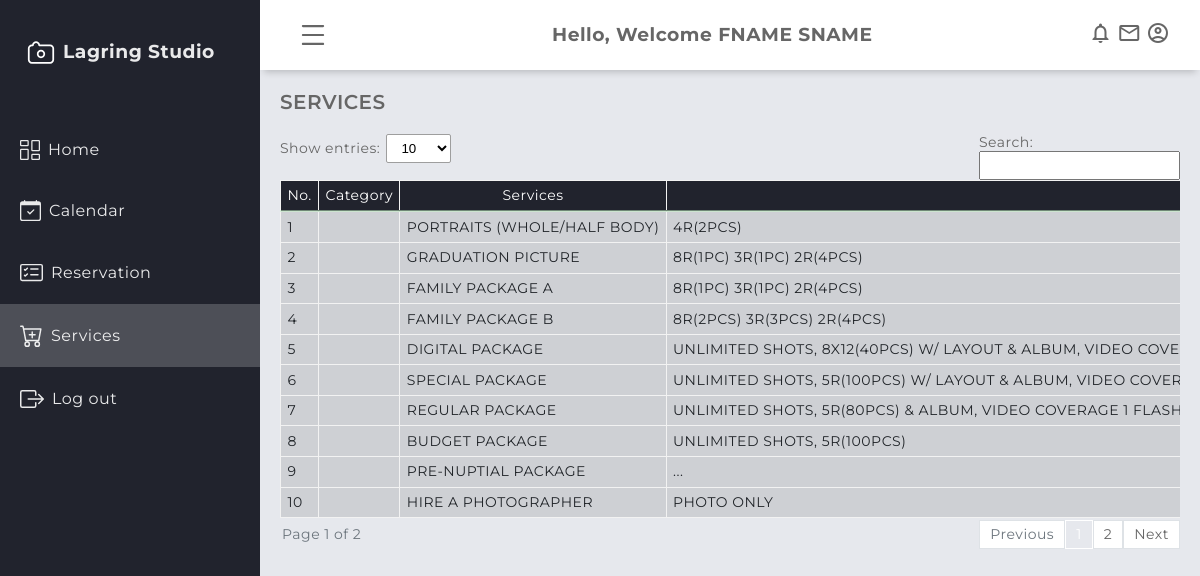
The page /user/services.php (signed in) on the database its author committed.
### tables this page shows
CREATE TABLE `users` (
  `user_id` int(11) NOT NULL,
  `firstname` varchar(200) NOT NULL,
  `middlename` varchar(200) NOT NULL,
  `surname` varchar(200) NOT NULL,
  `registration_date` datetime NOT NULL DEFAULT current_timestamp(),
  `email` varchar(200) NOT NULL,
  `password` varchar(200) NOT NULL,
  `role` varchar(200) NOT NULL
);

CREATE TABLE `services` (
  `service_id` int(11) NOT NULL,
  `service_image` varchar(200) DEFAULT NULL,
  `service_name` varchar(250) NOT NULL,
  `service_description` varchar(500) NOT NULL,
  `service_price` int(11) DEFAULT NULL,
  `service_date_added` datetime NOT NULL DEFAULT current_timestamp(),
  `archived_flag` int(11) NOT NULL
);

### user/session.php (called while the page is built, shortened)
<?php
    require_once('../database.php');
    if (isset($_SESSION['user'])) {
            $user = $_SESSION['user'];
            $id = $user->user_id;
            $query = $connection->prepare("SELECT * FROM users WHERE user_id = ?");
            $query->bind_param("i", $id);
            $query->execute();
            $queryResult = $query->get_result();
            $row = $queryResult->fetch_assoc();
                if($row)
                {
                    $fullname =  strtoupper($row['firstname'].' '.$row['surname']);
                }
    } else {
        header('Location: ../logout.php');
    }
?>

### user/services.php (the view, shortened to what this page needs)
<?php
   include('session.php');
?>
<!DOCTYPE html>
<html lang="en">
    <head>
        <link rel="stylesheet" href="../assets/global/css/design.css" />
        <link rel="stylesheet" href="../assets/global/css/table.css" />
        <link rel="stylesheet" href="../assets/admin/css/dashboardcontainer.css" />
    </head>
    <body>
        <?php require "header/header.php"?>
        <?php require "navigation/sidebar.php"?>
        <main class="main-container">
            <div class="main-title">
                <p class="font-weight-bold">SERVICES</p>
            </div>
        <div class= "showAndSearch  text-secondary align-items-center mb-1">
                        <div class= "align-items-center">
                            <label >Show entries:</label>
                            <select id="entriesPerPage">
                                <option value="10">10</option>
                            </select>
                        </div>
                        <div class= "align-items-center">
                            <label for="searchInput" class="pr-1" >Search:</label>
                            <div style="position: relative;">
                                <input type="text" id="searchInput" >
                            </div>
                        </div>
                        <div id="table1" class="table-group-container active">
                            <table id="table1" class="table table-striped table-bordered w-100">
                                <thead>
                                    <tr>
                                        <th>No.</th>
                                        <th>Category</th>
                                        <th>Services</th>
                                        <th>Description</th>
                                    </tr>
                                </thead>
                                <tbody>
<?php
                                    $i = 1;
                                    $sql = mysqli_query($connection, "SELECT * FROM services") or die(mysqli_error($connection));
                                    if (mysqli_num_rows($sql) > 0) {
                                    while ($row = mysqli_fetch_array($sql)) {
                                        $sercat = $row['service_category'];
                                        $sername = $row['service_name'];
                                        $serdesc = $row['service_description'];
                                    ?>
                                    <tr>
                                        <td><?php echo $i++ ?></td>
                                        <td><?php echo strtoupper($sercat);?></td>
                                        <td><?php echo strtoupper($sername);?></td>
                                        <td><?php echo strtoupper($serdesc);?></td>
                                    </tr>
                                    <?php
                                    }}
                                    else {echo '<tr><td colspan="5" style="text-align: center;">No records found.</td></tr>';}
                                ?>
                                </tbody>
                            </table>
                        </div>
                        <div class="pagination-container">
                            <div id="pagination-label"></div>
                            <div id="pagination" class="pagination"></div>
                        </div>
                    </div>
            </main>
    </body>
</html>

### user/header/header.php (shortened to what this page needs)
<header class="header">
    <div class="menu-icon toggleBtn">
    </div>
    <div class="rightSection">
                <div class="profileName"><h3><?php echo "Hello, Welcome ", $fullname; ?></h3></div>
            </div>
    <div class="header-right">
        <span class="material-icons-outlined">notifications</span>
        <span class="material-icons-outlined">email</span>
        <span class="material-icons-outlined">account_circle</span>
    </div>
</header>

### assets/global/css/design.css (style rules this page uses)
:root { --blue1: rgba(36, 175, 242); --blue2: rgba(7, 164, 241); --blue3: rgba(23, 147, 217); --blue4: rgba(4, 127, 204); --blue5: rgba(30,144,255); --light_blue: rgba(63, 194, 250); --dim_blue: rgba(137, 192, 223); --dark_blue: rgba(30, 70, 139); --gray: rgba(208, 216, 227); --dark_gray: rgba(141, 164, 196); --dirty_white: rgba(244, 244, 244); --red: rgba(254, 0, 0); --maroon: rgba(154, 0, 0); }
* { margin: 0; padding: 0; box-sizing: border-box; }
body { font-family: "Montserrat", sans-serif; letter-spacing: 0.5px; line-height: 1.2; scrollbar-color: smooth; background-color: #e6e8ed; color: #666666; }
.font-weight-bold { font-weight: 600; }

### assets/global/css/table.css (style rules this page uses)
.table { width: 100%; margin-bottom: 2px; color: #212529; border-collapse: collapse; white-space: nowrap; }
.table th, .table td { padding: 0.4rem; align-items: center; border-top: 1px solid #cafaca77; }
.table thead th { vertical-align: bottom; border-bottom: 2px solid #cafaca77; background-color: #21232d; color: white; font-weight: normal; text-align: center; }
.table-bordered { border: 1px solid #cafaca77; }
.table-bordered th, .table-bordered td { border: 1px solid hsl(0, 0%, 95%); }
.table-bordered thead th, .table-bordered thead td { border-bottom-width: 2px; }
.table-striped tbody tr { background-color: rgba(0, 0, 0, 0.1); }
#entriesPerPage { background-color: white; border: 1px solid rgb(158, 158, 158); border-radius: 2px; padding: 5px 10px; align-items: center; margin-left: 2px; outline: none; }
#searchInput { padding: 5px 10px; outline: none; }
.showAndSearch { display: flex; justify-content: space-between; flex-wrap: wrap; font-size: 14px; margin-bottom: 10px; }
.pagination-container { display: flex; justify-content: space-between; align-items: center; font-size: 14px; width: 100%; }
#pagination-label { color: #6c757d; padding-left: 2px; }
.pagination { display: flex; align-items: center; }
.table-group-container { display: none; overflow-x: auto; }
.table-group-container.active { display: block; width: 100%; }

### assets/admin/css/dashboardcontainer.css (style rules this page uses)
.header { position: fixed; top: 0; right: 0; height: 70px; width: calc(100% - 260px); background-color: #ffffff; display: flex; align-items: center; justify-content: space-between; padding: 0 30px 0 30px; box-shadow: 0 6px 7px -4px rgba(0, 0, 0, 0.2); transition: all 0.5s; -webkit-transition: all 0.5s; z-index: 8; }
.material-icons-outlined { cursor: pointer; }
.menu-icon { display: flex; justify-content: center; align-items: center; padding: 0.5rem; border-radius: 50%; cursor: pointer; }
.main-container { margin-top: 70px; margin-left: 260px; padding: 1.25rem; min-height: calc(100vh - 70px); transition: all 0.5s; -webkit-transition: all 0.5s; z-index: 8; }
.main-title { margin: 0 0 1.25rem 0; }
.main-title p { font-size: 1.25rem; }

### rows shown on the page
users: fullname "FNAME SNAME"
services: service_name "PORTRAITS (WHOLE/HALF BODY)", service_description "4R(2PCS)"
services: service_name "GRADUATION PICTURE", service_description "8R(1PC) 3R(1PC) 2R(4PCS)"
services: service_name "FAMILY PACKAGE A", service_description "8R(1PC) 3R(1PC) 2R(4PCS)"
services: service_name "FAMILY PACKAGE B", service_description "8R(2PCS) 3R(3PCS) 2R(4PCS)"
services: service_name "DIGITAL PACKAGE", service_description "UNLIMITED SHOTS, 8X12(40PCS) W/ LAYOUT & ALBUM, VIDEO…"
services: service_name "SPECIAL PACKAGE", service_description "UNLIMITED SHOTS, 5R(100PCS) W/ LAYOUT & ALBUM, VIDEO…"
services: service_name "REGULAR PACKAGE", service_description "UNLIMITED SHOTS, 5R(80PCS) & ALBUM, VIDEO COVERAGE 1…"
services: service_name "BUDGET PACKAGE", service_description "UNLIMITED SHOTS, 5R(100PCS)"
services: service_name "PRE-NUPTIAL PACKAGE", service_description "..."
services: service_name "HIRE A PHOTOGRAPHER", service_description "PHOTO ONLY"
